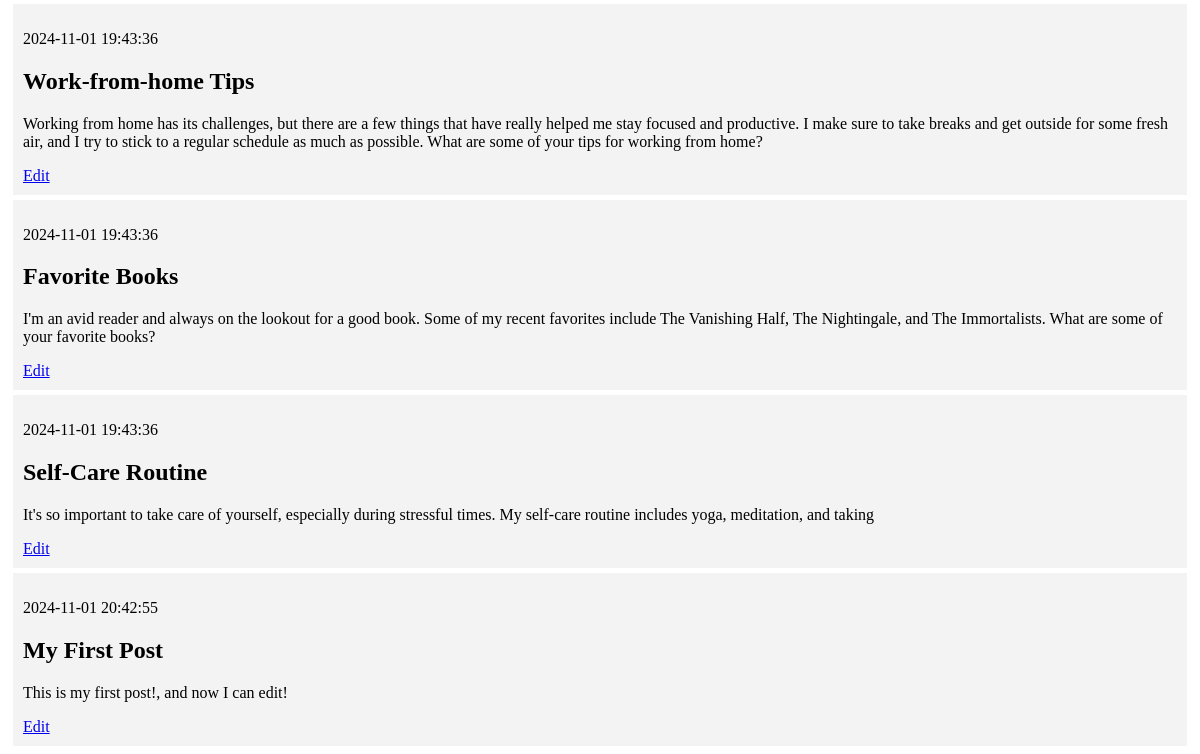
Before: / (lower part) with the older database file.
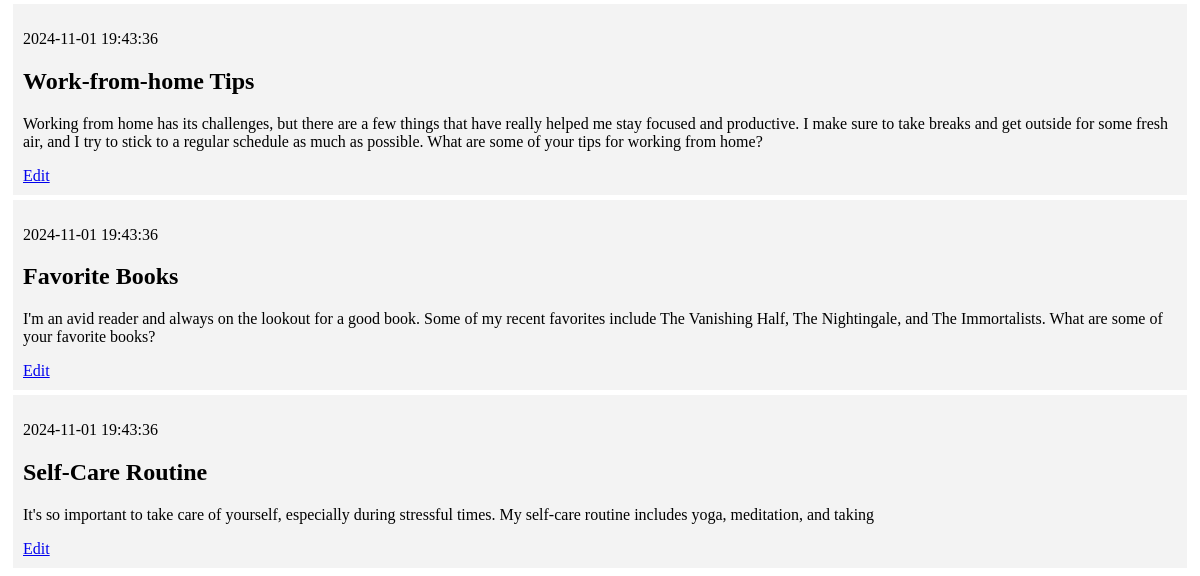
After: the same page with the newer database file.
### tables this page shows
CREATE TABLE posts (
    id INTEGER PRIMARY KEY AUTOINCREMENT,
    created TIMESTAMP NOT NULL DEFAULT CURRENT_TIMESTAMP,
    title TEXT NOT NULL,
    content TEXT NOT NULL
);

### app.py (the view)
@app.route('/')
def index():
    conn = get_db_connection()
    cur = conn.cursor()
    cur.execute("SELECT * FROM posts")
    post = cur.fetchall()
    cur.close()
    conn.close()
    return render_template('index.html', posts=post)

### app.py (called while the page is built)
def get_db_connection():
    conn = sqlite3.connect('database.db')
    conn.row_factory = sqlite3.Row
    return conn

### templates/index.html (shortened to what this page needs)
{% extends 'base.html' %}
{% block content %}
    {% for post in posts %}
        <div class='post'>
            <p>{{ post['created'] }}</p>
            <h2>{{ post['title'] }}</h2>
            <p>{{ post['content'] }}</p>
            <a href="{{ url_for('edit', id=post['id']) }}">Edit</a>
        </div>
    {% endfor %}
{% endblock %}

Changed rows visible on the page:
removed posts: created "2024-11-01 20:42:55", title "My First Post", content "This is my first post!, and now I can edit!"
